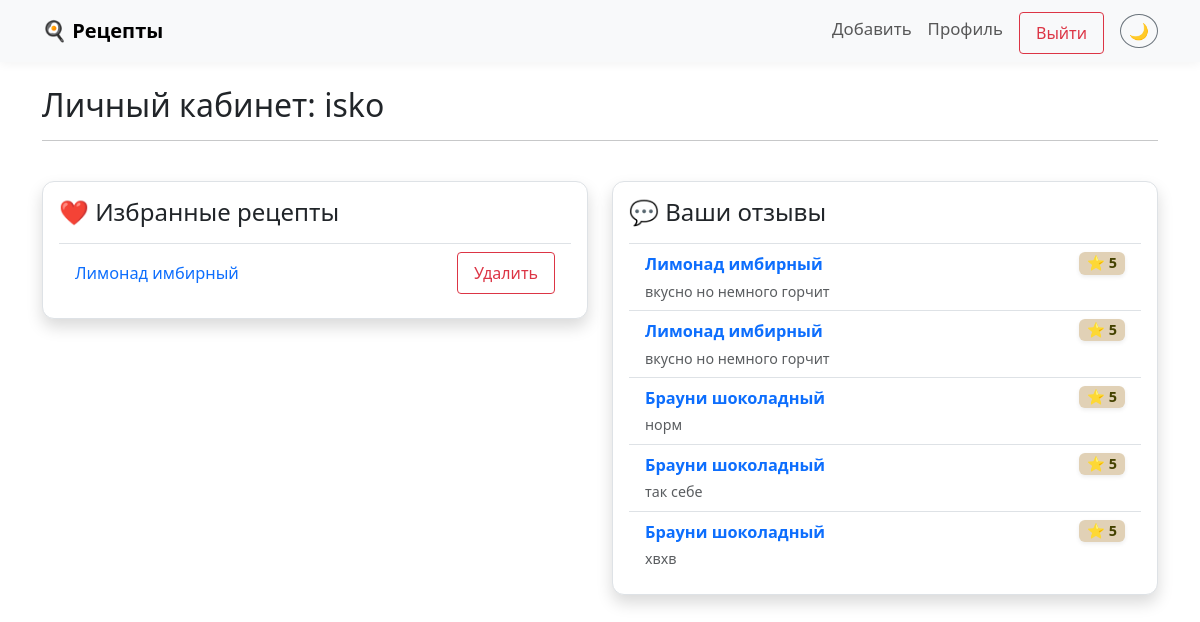
/profile/ (signed in), run on the app's committed database.
### recipe/models.py (models this page shows, shortened)
class Favorite(models.Model):
    user = models.ForeignKey(User, on_delete=models.CASCADE, related_name='favorites', verbose_name="Пользователь")
    recipe = models.ForeignKey(Recipe, on_delete=models.CASCADE, related_name='favorited_by', verbose_name="Рецепт")
    class Meta:
        unique_together = ('user', 'recipe')

class Recipe(models.Model):
    title = models.CharField("Название", max_length=200)
    category = models.ForeignKey(Category, on_delete=models.CASCADE, verbose_name="Категория")
    image = models.ImageField("Фото рецепта", upload_to="recipes/", blank=True, null=True)
    short_description = models.CharField("Короткое описание", max_length=300, default="")
    ingredients = models.TextField("Ингредиенты")
    instructions = models.TextField("Инструкция по приготовлению")
    cooking_time = models.PositiveIntegerField("Время готовки (мин)")
    created_at = models.DateTimeField(auto_now_add=True)

class Comment(models.Model):
    recipe = models.ForeignKey(Recipe, on_delete=models.CASCADE, related_name='comments', verbose_name="Рецепт")
    user = models.ForeignKey(User, on_delete=models.CASCADE, verbose_name="Автор")
    text = models.TextField("Текст комментария")
    rating = models.PositiveIntegerField("Оценка (звёзды)", default=5)
    created_at = models.DateTimeField(auto_now_add=True)

### recipe/views.py (the view)
# urls.py: path('profile/', views.profile, name='profile'),
@login_required
def profile(request):
    favorites = Favorite.objects.filter(user=request.user)
    comments = Comment.objects.filter(user=request.user)
    context = {
        'favorites': favorites,
        'comments': comments,
    }
    return render(request, 'profile.html', context)

### recipe/templates/profile.html
{% extends 'base.html' %}
{% block content %}
<div class="row mb-4">
    <div class="col-md-12">
        <h2>Личный кабинет: {{ request.user.username }}</h2>
        <hr>
    </div>
</div>
<div class="row">
    <div class="col-md-6">
        <div class="card shadow border p-3 mb-4">
            <h4>❤️ Избранные рецепты</h4>
            <ul class="list-group list-group-flush mt-2">
                {% for fav in favorites %}
                    <li class="list-group-item d-flex justify-content-between align-items-center">
                        <a href="{% url 'recipe_detail' fav.recipe.pk %}" class="text-decoration-none">{{ fav.recipe.title }}</a>
                        <a href="{% url 'toggle_favorite' fav.recipe.pk %}" class="btn btn-sm btn-outline-danger">Удалить</a>
                    </li>
                {% empty %}
                    <li class="list-group-item text-muted">Список избранного пуст.</li>
                {% endfor %}
            </ul>
        </div>
    </div>
    <div class="col-md-6">
        <div class="card shadow border p-3 mb-4">
            <h4>💬 Ваши отзывы</h4>
            <ul class="list-group list-group-flush mt-2">
                {% for com in comments %}
                    <li class="list-group-item">
                        <a href="{% url 'recipe_detail' com.recipe.pk %}" class="text-decoration-none"><strong>{{ com.recipe.title }}</strong></a>
                        <span class="badge float-end shadow-sm px-2 py-1" style="background-color: #e1d1b6 !important; color: #444200 !important;">⭐ {{ com.rating }}</span>
                        <p class="mb-0 text-muted small mt-1">{{ com.text }}</p>
                    </li>
                {% empty %}
                    <li class="list-group-item text-muted">Вы еще не оставляли отзывов.</li>
                {% endfor %}
            </ul>
        </div>
    </div>
</div>
{% endblock %}

### static/css/style.css (style rules this page uses)
:root { --primary-color: #ff6b6b; --primary-hover: #fa5252; }
body { font-size: 1.05rem; }
.card { font-size: 1.02rem; }
.badge { font-size: 0.9rem; padding: 0.5em 0.8em; }
.btn { font-size: 1rem; padding: 0.5rem 1rem; }
body { font-family: 'Segoe UI', Tahoma, Geneva, Verdana, sans-serif; transition: background-color 0.3s ease, color 0.3s ease; }
.card { border: none; border-radius: 12px; box-shadow: 0 4px 12px rgba(0, 0, 0, 0.05); transition: transform 0.2s ease, box-shadow 0.2s ease; }

### data on the page
Favorite: recipe "Лимонад имбирный"
Comment: recipe "Лимонад имбирный", rating "5", text "вкусно но немного горчит"
Comment: recipe "Лимонад имбирный", rating "5", text "вкусно но немного горчит"
Comment: recipe "Брауни шоколадный", rating "5", text "норм"
Comment: recipe "Брауни шоколадный", rating "5", text "так себе"
Comment: recipe "Брауни шоколадный", rating "5", text "хвхв"

### other printed values
{{ request.user.username }} "isko"
